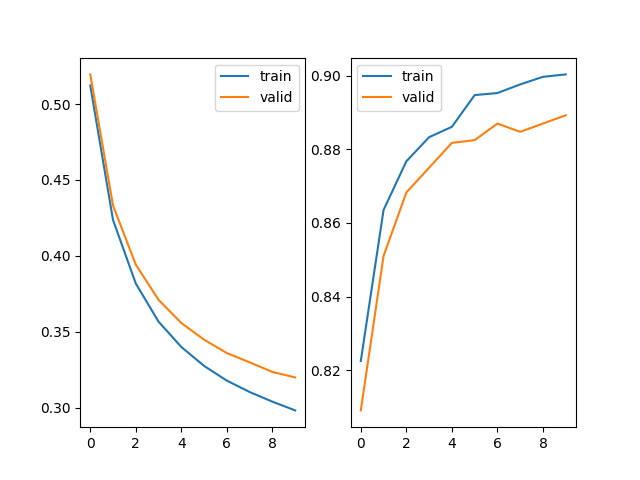

This chart was generated by the following Python code:
from Net_8_71 import Net
from Dataset_8_73 import Dataset
import pickle
import torch
import torch.nn as nn
from torch.utils.data import DataLoader
import torch.optim as optim
import numpy as np
import matplotlib.pyplot as plt

with open('train.feature.pickle', 'rb') as f:
    train_vectors = pickle.load(f)
    
with open('train.label.pickle', 'rb') as f:
    train_labels = pickle.load(f)
    
with open('valid.feature.pickle', 'rb') as f:
    valid_vectors = pickle.load(f)
    
with open('valid.label.pickle', 'rb') as f:
    valid_labels = pickle.load(f)
    
train_dataset = Dataset(train_vectors, train_labels)
valid_dataset = Dataset(valid_vectors, valid_labels)

train_dataloader = DataLoader(train_dataset, batch_size=1, shuffle=True)
valid_dataloader = DataLoader(valid_dataset, batch_size=1, shuffle=True)

model = Net()

criterion = nn.CrossEntropyLoss()

optimizer = optim.SGD(model.parameters(), lr=0.001, momentum=0.9)

def loss_and_accuracy(model, dataloader, criterion):
    loss = 0
    correct = 0
    total = 0
    with torch.no_grad():
        for data in dataloader:
            inputs, labels = data
            outputs = model(inputs)
            loss += criterion(outputs, labels).item()
            _, predicted = torch.max(outputs.data, 1)
            total += labels.size(0)
            correct += (predicted == labels).sum().item()
    return loss / len(dataloader), correct / total

train_losses = []
train_accuracys = []
valid_losses = []
valid_accuracys = []

for epoch in range(10):
    
    running_loss = 0.0
    for i, data in enumerate(train_dataloader):
        
        inputs, labels = data
        
        optimizer.zero_grad()

        outputs = model(inputs)
        loss = criterion(outputs, labels)
        loss.backward()
        optimizer.step()

    train_loss, train_accuracy = loss_and_accuracy(model, train_dataloader, criterion)
    valid_loss, valid_accuracy = loss_and_accuracy(model, valid_dataloader, criterion)
    
    train_losses.append(train_loss)
    train_accuracys.append(train_accuracy)
    valid_losses.append(valid_loss)
    valid_accuracys.append(valid_accuracy)
    
fig, axes = plt.subplots(1,2)
x = np.arange(0, 10, 1)
y = np.array(train_losses)
axes[0].plot(x, y, label="train")
x = np.arange(0, 10, 1)
y = np.array(valid_losses)
axes[0].plot(x, y, label="valid")
axes[0].legend()
x = np.arange(0, 10, 1)
y = np.array(train_accuracys)
axes[1].plot(x, y, label="train")
x = np.arange(0, 10, 1)
y = np.array(valid_accuracys)
axes[1].plot(x, y, label="valid")
axes[1].legend()
fig.savefig("8-75.png")